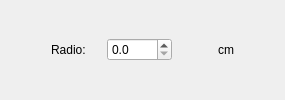
            <widget class="QWidget" name="pageCircle">
             <layout class="QGridLayout" name="gridLayout_6">
              <item row="0" column="3">
               <spacer name="horizontalSpacer_35">
                <property name="orientation">
                 <enum>Qt::Horizontal</enum>
                </property>
                <property name="sizeHint" stdset="0">
                 <size>
                  <width>40</width>
                  <height>20</height>
                 </size>
                </property>
               </spacer>
              </item>
              <item row="0" column="4">
               <widget class="QLabel" name="label_80">
                <property name="text">
                 <string>cm</string>
                </property>
               </widget>
              </item>
              <item row="0" column="1">
               <widget class="QLabel" name="label_81">
                <property name="minimumSize">
                 <size>
                  <width>50</width>
                  <height>0</height>
                 </size>
                </property>
                <property name="text">
                 <string>Radio:</string>
                </property>
               </widget>
              </item>
              <item row="0" column="0">
               <spacer name="horizontalSpacer_32">
                <property name="orientation">
                 <enum>Qt::Horizontal</enum>
                </property>
                <property name="sizeHint" stdset="0">
                 <size>
                  <width>40</width>
                  <height>20</height>
                 </size>
                </property>
               </spacer>
              </item>
              <item row="0" column="5">
               <spacer name="horizontalSpacer_34">
                <property name="orientation">
                 <enum>Qt::Horizontal</enum>
                </property>
                <property name="sizeHint" stdset="0">
                 <size>
                  <width>40</width>
                  <height>20</height>
                 </size>
                </property>
               </spacer>
              </item>
              <item row="0" column="2">
               <widget class="QDoubleSpinBox" name="sbAreaRaio">
                <property name="maximumSize">
                 <size>
                  <width>65</width>
                  <height>16777215</height>
                 </size>
                </property>
                <property name="decimals">
                 <number>1</number>
                </property>
                <property name="maximum">
                 <double>10000.000000000000000</double>
                </property>
                <property name="singleStep">
                 <double>10.000000000000000</double>
                </property>
               </widget>
              </item>
             </layout>
            </widget>
